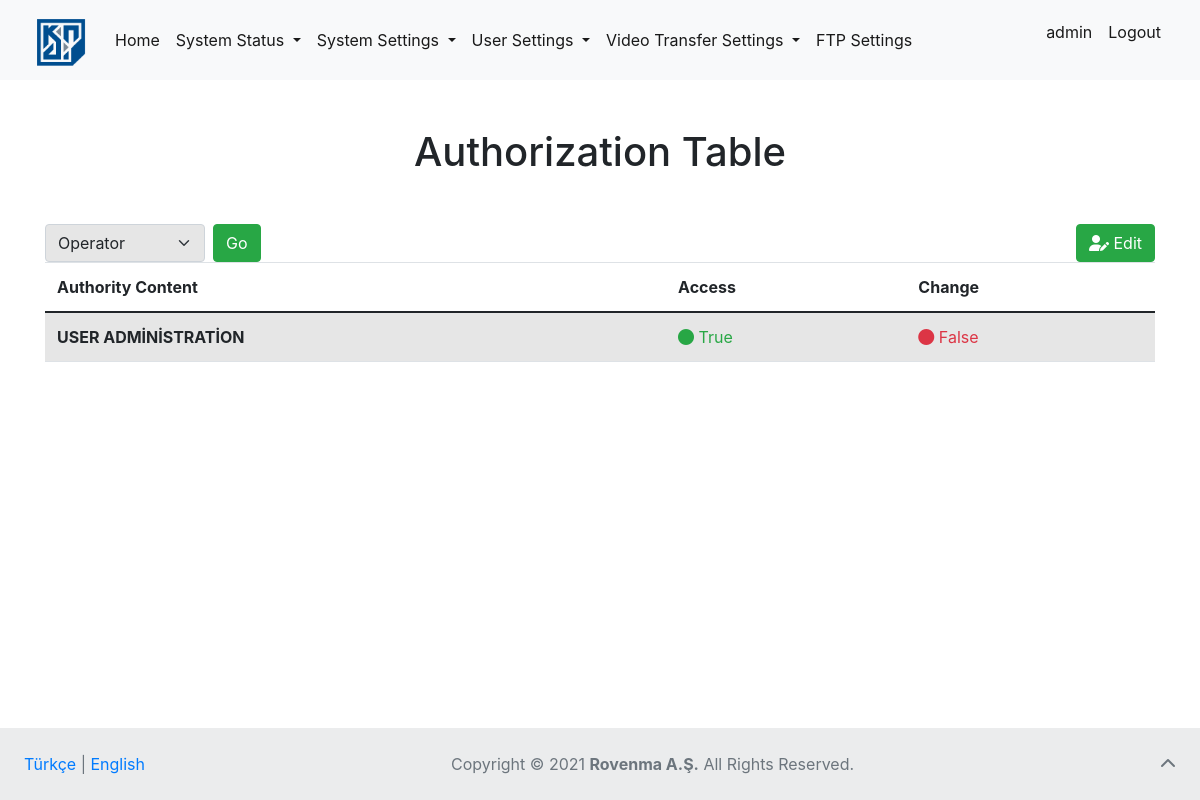
Page /authorization (signed in) on the committed database.
### page_articles/models.py (models this page shows, shortened)
class NavbarFooterArticles(models.Model):
    lang = models.CharField(
        verbose_name="Language (like TR or EN)", max_length=2)
    homepage = models.CharField(verbose_name="Home (link)", max_length=20)
    system_status = models.CharField(
        verbose_name="System Status (dropdown)", max_length=30)
    statistics_field = models.CharField(
        verbose_name="Statistics (field)", max_length=20)
    sensors = models.CharField(verbose_name="Sensors (field)", max_length=20)
    packets = models.CharField(verbose_name="Packets (field)", max_length=20, default=None, null=True)
    log_records = models.CharField(
        verbose_name="Log Records (field)", max_length=30)
    system_settings = models.CharField(
        verbose_name="System Settings (dropdown)", max_length=30)
    remote_access_settings = models.CharField(
        verbose_name="Remote Access Settings (field)", max_length=35)
    cli_access_settings = models.CharField(
        verbose_name="CLI Access Settings (field)", max_length=35)
    time_settings = models.CharField(
        verbose_name="Time Settings (field)", max_length=35)
    user_settings = models.CharField(
        verbose_name="User Settings (dropdown)", max_length=35)
    user_administration = models.CharField(
        verbose_name="User Administration (field)", max_length=30)
    authorization = models.CharField(
        verbose_name="Authorization (field)", max_length=35)
    password_changing = models.CharField(
        verbose_name="Password Changing (field)", max_length=35)
    video_transfer = models.CharField(
        verbose_name="Video Transfer Settings (dropdown)", max_length=35, default=None, null=True)
    video_transfer_settings = models.CharField(
        verbose_name="Settings (field)", max_length=15, default=None, null=True)
    input_settings = models.CharField(
        verbose_name="Input Settings (field)", max_length=18, default=None, null=True)
    ftp_settings = models.CharField(
        verbose_name="FTP Settings (field)", max_length=15, default=None, null=True)
    logout_link = models.CharField(verbose_name="Logout (link)", max_length=20)
    footer = models.CharField(
        verbose_name="All Rights Reserved (text)", max_length=35)

class UserAuthorization(models.Model):
    lang = models.CharField(
        verbose_name="Language (like TR or EN)", max_length=2)
    page_title = models.CharField(verbose_name="Authorization", max_length=20, default=None)
    title = models.CharField(verbose_name="Title", max_length=25)
    go = models.CharField(verbose_name="Go", max_length=10)
    edit = models.CharField(verbose_name="Edit", max_length=10)
    authority_content = models.CharField(verbose_name="Authority Content", max_length=20)
    access = models.CharField(verbose_name="Access", max_length=10)
    change = models.CharField(verbose_name="Change", max_length=10)

### user/models.py (models this page shows, shortened)
class Authorization(models.Model):
    user_type = models.CharField(verbose_name="User Type (admin/operator/superadmin", max_length=10)
    user_administration_access = models.BooleanField(verbose_name="User Administration Access", default=None)
    user_administration_change = models.BooleanField(verbose_name="User Administration Change", default=None)

### user/views.py (the view, shortened to what this page needs)
# urls.py: path('authorization', views.authorization, name="auth"),
def authorization(request):
    if request.user.is_authenticated:
        lang = "EN"
        cookie_lang = request.COOKIES.get("lang")
        for article in RemoteAccessArticles.objects.all():
            if cookie_lang == article.lang:
                lang = article.lang
                break
        navbar = NavbarFooterArticles.objects.get(lang=lang)
        auth = Authorization.objects.get(user_type="operator")
        articles = UserAuthorization.objects.get(lang=lang)
        context = {
            "navbar_articles": navbar,
            "superuser": False,
            "auth": auth,
            "articles": articles
        }
        if request.user.is_superuser:
            context["superuser"] = True
        return render(request, "user/authorization.html", context=context)
    return redirect('login')

### templates/user/authorization.html (shortened to what this page needs)
{% extends 'base.html' %}  {% block body %}
<div class="container mt-5">
  <h1 class="text text-center">{{ articles.title }}</h1>
  <div id="table">
    <form method="post" class="mb-5">
      <div class="table-ic">
        <select
          class="form-select"
          style="background-color: #e6e6e6; width: 10rem"
          name="user_type"
          id="user_type"
        >
          <option value="operator" id="operator">Operator</option>
        </select>
      </div>
      <input class="btn btn-success table-ic ml-2" type="submit" value="{{ articles.go }}" />
    </form>
    {% if superuser %}
    <a href="{% url 'user_edit' %}" style="float: right" class="btn btn-success"
      ><i class="fas fa-user-edit"></i> {{ articles.edit }}</a
    >
    {% endif %}
    <table class="table table-striped">
      <thead>
        <tr>
          <th scope="col">{{ articles.authority_content }}</th>
          <th scope="col">{{ articles.access }}</th>
          <th scope="col">{{ articles.change }}</th>
        </tr>
      </thead>
      <tbody>
        <tr>
          <th>USER ADMİNİSTRATİON</th>
          <td>
            {% if auth.user_administration_access %}<i
              class="fas text-success fa-circle"
            ></i
            ><span class="text text-success"
              >{% else %}<i class="fas text-danger fa-circle"></i
              ><span class="text text-danger">{% endif %}
              {{ auth.user_administration_access }}</span
            >
          </td>
          <td>
            {% if auth.user_administration_change %}<i
              class="fas text-success fa-circle"
            ></i
            ><span class="text text-success"
              >{% else %}<i class="fas text-danger fa-circle"></i
              ><span class="text text-danger">{% endif %}
              {{ auth.user_administration_change }}</span
            >
          </td>
        </tr>
      </tbody>
    </table>
  </div>
</div>
{% endblock body %}

### templates/base.html (shortened to what this page needs)
<!DOCTYPE html>
<html lang="en">
  <head>
    <link
      href="https://cdn.jsdelivr.net/npm/bootstrap@5.0.2/dist/css/bootstrap.min.css"
      rel="stylesheet"
    />
    <link
      rel="stylesheet"
      href="https://stackpath.bootstrapcdn.com/bootstrap/4.1.3/css/bootstrap.min.css"
    />
  </head>
  <body>
    <div id="page-container">
        {% block nonavbar %}
            <nav class="navbar navbar-expand-lg navbar-light bg-light">
                <div class="container-fluid">
                  <a href="{% url 'home' %}" class="navbar-brand fs-3" href="#">
                    {% load static %}
                    <img
                      width="60"
                      height="50"
                      class="d-inline-block align-text-top"
                      src="{% static 'images/kindi.png' %}"
                      alt="Kindi"
                  /></a>
                  <div class="collapse navbar-collapse" id="navbarSupportedContent">
                    <ul class="navbar-nav me-auto mb-2 mb-lg-0">
                      <li class="nav-item">
                        <a
                          class="nav-link active"
                          aria-current="page"
                          href="{% url 'home' %}"
                          >{{ navbar_articles.homepage }}</a
                        >
                      </li>
                      <div class="nav navbar-nav me-auto mb-2 mb-lg-0">
                        <li class="nav-item dropdown">
                          <a
                            class="nav-link dropdown-toggle active"
                            href="#"
                            id="navbarDropdown"
                            role="button"
                            data-bs-toggle="dropdown"
                            aria-expanded="false"
                          >
                            {{ navbar_articles.system_status }}
                          </a>
                        </li>
                        <li class="nav-item dropdown">
                          <a
                            class="nav-link dropdown-toggle active"
                            href="#"
                            id="system_settings"
                            role="button"
                            data-bs-toggle="dropdown"
                            aria-expanded="false"
                          >
                            {{ navbar_articles.system_settings}}
                          </a>
                        </li>
                        <li class="nav-item dropdown">
                          <a
                            class="nav-link dropdown-toggle active"
                            href="#"
                            id="user_settings"
                            role="button"
                            data-bs-toggle="dropdown"
                            aria-expanded="false"
                          >
                            {{ navbar_articles.user_settings }}
                          </a>
                        </li>
                        <li class="nav-item dropdown">
                          <a
                            class="nav-link dropdown-toggle active"
                            href="#"
                            id="video_transfer"
                            role="button"
                            data-bs-toggle="dropdown"
                            aria-expanded="false"
                          >
                            {{ navbar_articles.video_transfer }}
                          </a>
                        </li>
                      </div>
                      <li class="nav-item">
                        <a
                          class="nav-link active"
                          aria-current="page"
                          href="{% url 'ftp_settings' %}"
                          >{{ navbar_articles.ftp_settings }}</a
                        >
                      </li>
                    </ul>
                    <ul class="nav navbar-nav navbar-right">
                      <li class="nav-item">
                        <p class="nav-link active">{{request.user}}</p>
                      </li>
                      <li class="nav-item">
                        <a
                          class="nav-link active"
                          aria-current="page"
                          href="{% url 'logout' %}"
                          >{{ navbar_articles.logout_link }}</a
                        >
                      </li>
                    </ul>
                  </div>
                </div>
              </nav>
        {% endblock nonavbar %}
        <div id="content-wrap">
         {% block body %} {% endblock body %}
        </div>
        {% block nofooter %}
            <footer id="footer" class="text-center text-lg-start bg-light text-muted">
          <div
            class="text-center p-4"
            style="background-color: rgba(0, 0, 0, 0.05)"
          >
            <div style="display: inline-block; float: left;">
              <a href="{% url 'change_lang' lang='TR' %}">Türkçe</a> |
              <a href="{% url 'change_lang' lang='EN' %}">English</a>
            </div>
            <div style="text-align: center;">
              <a
                href="https://www.copyright.gov/what-is-copyright/"
                class="text-reset"
                target="_blank"
                >Copyright ©</a
              >
              2021
              <a
                target="_blank"
                class="text-reset fw-bold"
                href="https://www.rovenma.com/"
                >Rovenma A.Ş.</a
              >
              {{ navbar_articles.footer }}.
            <a
              class="text-muted"
              style="display: inline-block; float: right"
              href="#"
              ><i class="fas fa-chevron-up"></i
            ></a>
            </div>
          </div>
        </footer>
        {% endblock nofooter %}
  </body>
</html>

### templates/base.html (style rules this page uses)
#page-container { position: relative; min-height: 100vh; }
#content-wrap { padding-bottom: 4.5rem; }
#footer { position: absolute; bottom: 0; width: 100%; height: 4.5rem; }

### templates/user/authorization.html (style rules this page uses)
.table-ic { float: left; }

### rows in the picture
NavbarFooterArticles: homepage "Home", system_status "System Status", system_settings "System Settings", user_settings "User Settings", video_transfer "Video Transfer Settings", ftp_settings "FTP Settings", logout_link "Logout", footer "All Rights Reserved"
UserAuthorization: title "Authorization Table", go "Go", edit "Edit", authority_content "Authority Content", access "Access", change "Change"
Authorization: user_administration_access "True", user_administration_change "False"

### other values in the picture
{{ request.user }} "admin"
